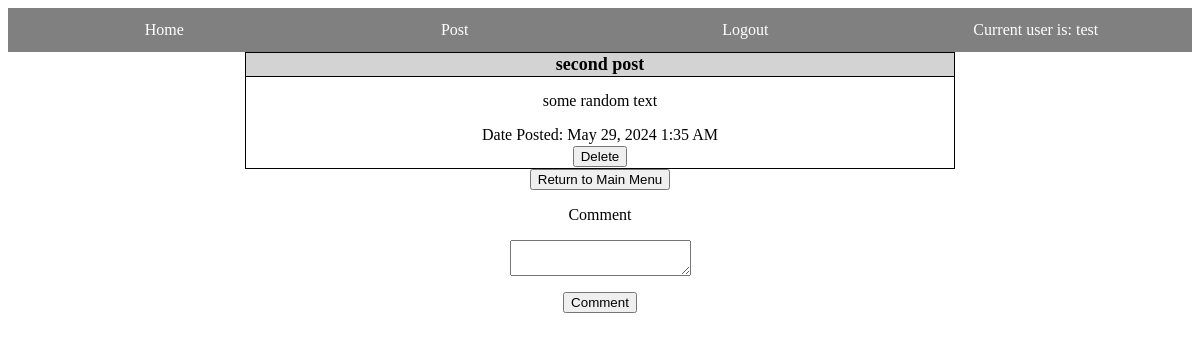
/comments/2 (signed in), run on the app's committed database.
### app/Model/models.py (models this page shows, shortened)
class User(db.Model, UserMixin):
    __tablename__='user'
    id = db.Column(db.Integer, primary_key=True)
    username = db.Column(db.String(64), unique=True)
    password_hash = db.Column(db.String(128))
    verification_hash = db.Column(db.String(10))
    first_name = db.Column(db.String(64))
    last_name = db.Column(db.String(64))
    email = db.Column(db.String(128))
    join_date = db.Column(db.Date, default = date.today)
    posts = db.Relationship('Post', backref='poster', lazy='dynamic')
    comments = db.Relationship('Comment', backref='commenter', lazy='dynamic')
    preferred_tags = db.Relationship(
        'Tag', secondary = user_tag,
        primaryjoin=(user_tag.c.user_id == id),
        backref = db.backref('user_tag',lazy='dynamic'),
        lazy='dynamic'
    )

class Post(db.Model):
    __tablename__='post'
    id = db.Column(db.Integer, primary_key=True)
    title = db.Column(db.String(200))
    body = db.Column(db.String(1000))
    post_datetime = db.Column(db.DateTime, default = datetime.utcnow)
    user_id = db.Column(db.Integer, db.ForeignKey('user.id'))
    comments = db.Relationship('Comment', backref='post', lazy='dynamic')
    tags = db.Relationship(
        'Tag', secondary=post_tag,
        primaryjoin=(post_tag.c.post_id == id),
        backref = db.backref('post_tag',lazy='dynamic'),
        lazy='dynamic')

### app/Controller/routes.py (the view)
@bp_routes.route('/comments/<post_id>', methods=['GET','POST'])
@login_required
def comments(post_id):
    thepost = Post.query.filter_by(id = post_id).first()
    if thepost is None:
        flash('Post does not exist!')
        return redirect(url_for('routes.index'))
    cform = CommentForm()
    if cform.validate_on_submit():
        thecomment = Comment(body = cform.body.data, post_id = thepost.id, user_id = current_user.id)
        db.session.add(thecomment)
        db.session.commit()
        flash('Comment created successfully')
        return redirect(url_for('routes.comments',post_id=thepost.id))
    return render_template('comments.html', form=cform, post=thepost)

### app/Controller/forms.py
class CommentForm(FlaskForm):
    body = TextAreaField('Comment', validators=[DataRequired()])
    submit = SubmitField('Comment')

### app/Model/models.py (called while the page is built)
@login.user_loader
def load_user(id):
    return User.query.get(int(id))

### app/View/templates/comments.html (shortened to what this page needs)
{% extends 'base.html' %}
{% block content %}
    <table class="post-table">
        {% include '_post.html' %}
    </table>
    <div style="text-align: center;">
        <button>
            <a href="{{url_for('routes.index')}}" class="post-button">Return to Main Menu</a>
        </button>
        {% if form %}
        <form action="" method="POST">
            <div>
                <p>{{form.body.label}}</p>
                <p>{{form.body()}}</p>
                <p>{{form.submit()}}</p>
            </div>
        </form>
        {% endif %}
    </div>
{% endblock %}

### app/View/templates/base.html (shortened to what this page needs)
<html>
    <head>
        <link rel="stylesheet" href="{{ url_for('static', filename='css/main.css') }}">
    </head>
    <body>
        <div class="nav-container">
            <table class="nav-table">
                <tr>
                    <td style="width: 25%;">
                        <a class="nav-a" href="{{url_for('routes.index')}}">Home</a>
                    </td>
                    <td style="width: 25%;">
                        <a class="nav-a" href="{{url_for('routes.post')}}">Post</a>
                    </td>
                    {% if current_user.is_authenticated %}
                    <td style="width: 25%">
                        <a class="nav-a" href="{{url_for('auth.logout')}}">Logout</a>
                    </td>
                    {% else %}
                    <td style="width:25%">
                        <a class="nav-a" href="{{url_for('auth.login')}}">Login</a>
                    </td>
                    {% endif %}
                    <td style="width:25%">
                        {% if not current_user.is_authenticated %}
                            <a class="nav-a" href="">
                                Current user is:
                                {{ current_user.username }}
                            </a>
                        {% else %}
                            <a class="nav-a" href="{{url_for('routes.view_profile', user_id = current_user.id)}}">
                                Current user is:
                                {{ current_user.username }}
                            </a>
                        {% endif %}
                    </td>
                </tr>
            </table>
        </div>
        <div>
            {% block content %} {% endblock %}
        </div>
    </body>
</html>

### app/View/templates/_post.html
<tr>
    <th class="post-title">{{post.title}}</th>
</tr>
<tr>
    <td class="post-body">{{post.body}}</td>
</tr>
<tr>
    <td>Date Posted: {{moment(post.post_datetime).format('lll')}}</td>
</tr>
{% if post.user_id == current_user.id %}
    <tr>
        <td>
            <button>
                <a href="{{url_for('routes.delete_post',post_id=post.id)}}" class="post-button">Delete</a>
            </button>
        </td>
    </tr>
{% endif %}

### app/View/static/css/main.css (style rules this page uses)
.nav-container { background-color: grey; text-align: center; padding: 10px; }
.nav-a { color: white; padding: 5px 10px 5px 10px; text-decoration: none; }
.nav-table { text-align: center; width: 100%; }
.post-table { margin-left: auto; margin-right: auto; width: 60%; border: 1px solid black; text-align: center; border-collapse: collapse; }
.post-title { border: 1px solid black; background-color: lightgray; font-size: large; }
.post-body { padding-top: 15px; padding-bottom: 15px; }
.post-button { text-decoration: none; color: black; }

### data on the page
User: username "test"
Post: title "second post", body "some random text", post_datetime "May 29, 2024 1:35 AM"
